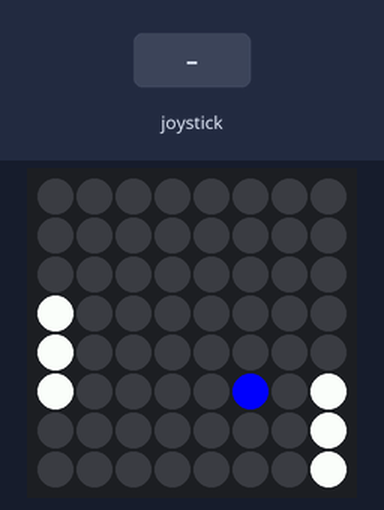
Simulated run of this program. Board: Raspberry Pi (BCM pin numbers) with a Sense HAT. On the bench: the Sense HAT's 8×8 RGB LED matrix. The inputs (shaded band) are chosen by the test bench. Random numbers come from a fixed seed; the 64×8 strip is a reading aid, not a part: it shows the text the matrix is scrolling, unrolled, one strip-width of it at a time.

Above: at 1.2 s.
1.3 s: joystick pushed up
At 1.33 s:
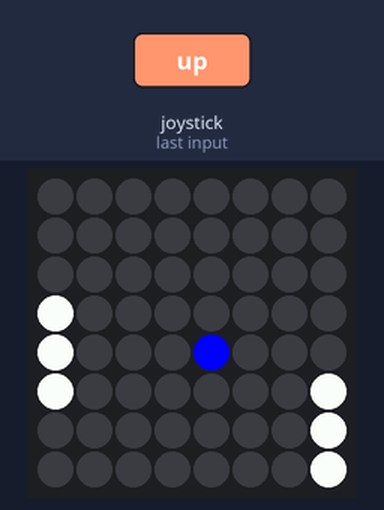
At 3.4 s:
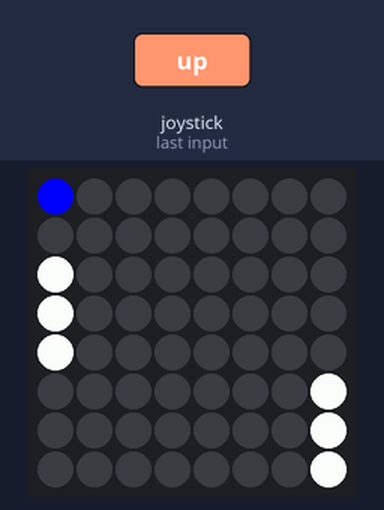

The program:

Sense_Pong.py
```python
from sense_hat import SenseHat
import time
import random
sense = SenseHat()
batcolor = (255,255,255)
ballcolor = (0,0,255)
backcolor = (0,0,0)
bat_y = 4
ball_position = [3, 3]
ball_velocity = [1, 1]
lost = False
obat_y=4
shame=False
gs=0.4
times_hit=0
opturn = True
#---Functions-------------------
def drawbat():
  sense.set_pixel(0,bat_y,batcolor)
  sense.set_pixel(0,bat_y+1,batcolor)
  sense.set_pixel(0,bat_y-1,batcolor)

def opbat():
  global obat_y, opturn
  sense.set_pixel(7,obat_y,batcolor)
  sense.set_pixel(7,obat_y+1,batcolor)
  sense.set_pixel(7,obat_y-1,batcolor)
  if gs == 0.2:
    if opturn == True:
      opturn = False
    else:
      opturn = True
  else:
    opturn = True
  if ball_velocity[0]==1 and opturn:
    if ball_position[1]-obat_y>0 and obat_y<6:
      obat_y += 1
    elif ball_position[1]-obat_y<0 and obat_y>1:
      obat_y -= 1


def drawball():
  global times_hit, gs
  ball_position[0]+=ball_velocity[0]
  ball_position[1]+=ball_velocity[1]
  sense.set_pixel(ball_position[0],ball_position[1],ballcolor)
  if ball_position[0] == 7 or ball_position[0]==0:
    ball_velocity[0] = -ball_velocity[0]
  if ball_position[1] == 7 or ball_position[1]==0:
    ball_velocity[1] = -ball_velocity[1]
  if ball_position[0] == 1 and (bat_y-1)<=ball_position[1]<=(bat_y+1):
    gs = 0.4
    if ball_position[1]==bat_y:
      gs = 0.2
    ball_velocity[0] = -ball_velocity[0]
    times_hit+=1
  if ball_position[0] == 6 and (obat_y-1)<=ball_position[1]<=(obat_y+1):
    gs = 0.4
    if ball_position[1]==obat_y:
      gs = 0.2
    ball_velocity[0] = -ball_velocity[0]
  if ball_position[0]==0:
    lose()
  if ball_position[0]==7:
    win()
  #if ball_position[0]==1:
    #if ball_position[1]- bat_y==2 or ball_position[1]- bat_y== -2:
      #ball_velocity[0]*=-1
      #ball_velocity[0]*=-1
  #if ball_position[0]==6:
    #if ball_position[1]-obat_y==2 or ball_position[1]-obat_y== -2:
      #ball_velocity[0]*=-1
      #ball_velocity[0]*=-1

def win():
  global lost
  lost = True

def lose():
  global lost
  global shame
  lost = True
  shame = True

def move_up(event):
  global bat_y
  if event.action == "pressed" and bat_y>1:
    bat_y-=1

def move_down(event):
  global bat_y
  if event.action == "pressed" and bat_y<6:
    bat_y+=1

#---------------------------------
sense.stick.direction_up = move_up
sense.stick.direction_down = move_down

while True:
  bat_y = 4
  obay_y =4
  t=0.5
  a=0.1
  lost = False
  ball_position = [random.randint(2,5), random.randint(1,5)]
  ball_velocity = [1, 1]
  shame=False
  while not lost:
    sense.clear(backcolor)
    drawbat()
    opbat()
    drawball()
    time.sleep(gs)
  time.sleep(2)
  for x in range(25):
    sense.clear(0,0,0)
    sense.set_pixel(ball_position[0],ball_position[1],(255,255,255))
    time.sleep(0.001)
    sense.clear(255,255,255)
    sense.set_pixel(ball_position[0],ball_position[1],(0,0,0))
    time.sleep(0.001)
  if shame:
    sense.show_message("You Lost: "+str(times_hit))
  else:
    sense.show_message("You Won: "+str(times_hit))
```
